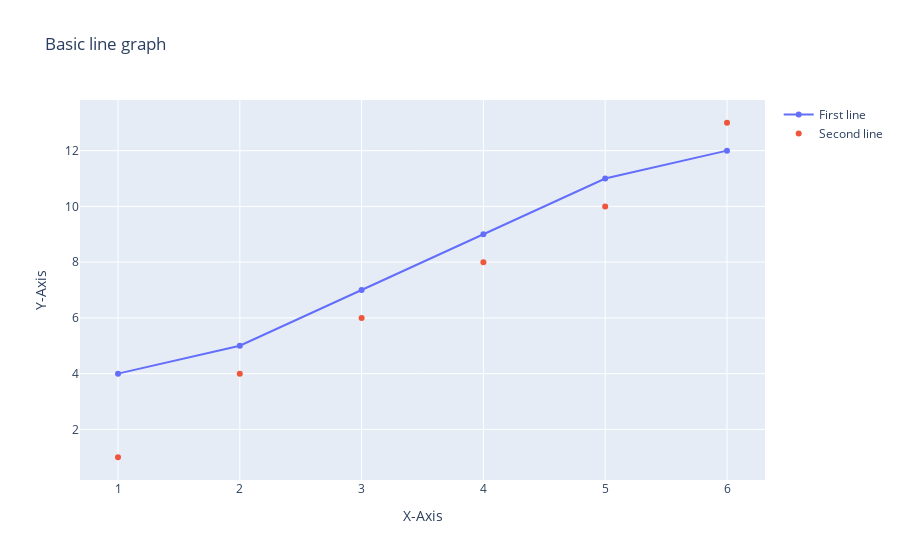

Notebook source saved alongside this figure:
### Code cell
## Exploring more plotting features, note once I import np library once I do not need to do it again 
## [Good coding practice is to import all libraries at start of code]


a = [1,2,3,4,5,6,7]
b = [4,5,7,9,11,12]
c = [1,4,6,8,10,13]

fig = go.Figure()
fig.add_trace(go.Scatter(x=a, y=b,
                    mode='lines+markers',
                    name='First line'))
fig.add_trace(go.Scatter(x=a, y=c,
                    mode='markers',
                    name='Second line'))
fig.update_layout(title='Basic line graph',
                   xaxis_title='X-Axis',
                   yaxis_title='Y-Axis')
fig.show()

### Figure 1 — Plotly figure (JSON) as saved in the notebook; plotly's stock layout.template omitted (floating-point values rounded to 4 significant figures)
{"data": [{"mode": "lines+markers", "name": "First line", "type": "scatter", "x": [1, 2, 3, 4, 5, 6, 7], "y": [4, 5, 7, 9, 11, 12]}, {"mode": "markers", "name": "Second line", "type": "scatter", "x": [1, 2, 3, 4, 5, 6, 7], "y": [1, 4, 6, 8, 10, 13]}], "layout": {"title": {"text": "Basic line graph"}, "xaxis": {"title": {"text": "X-Axis"}}, "yaxis": {"title": {"text": "Y-Axis"}}}}
